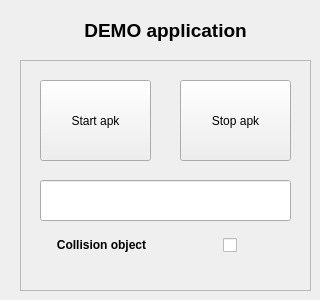
     <widget class="QWidget" name="mode3_3">
      <attribute name="title">
       <string>3</string>
      </attribute>
      <widget class="QLabel" name="label_127">
       <property name="geometry">
        <rect>
         <x>70</x>
         <y>0</y>
         <width>191</width>
         <height>61</height>
        </rect>
       </property>
       <property name="text">
        <string>&lt;html&gt;&lt;head/&gt;&lt;body&gt;&lt;p align=&quot;center&quot;&gt;&lt;span style=&quot; font-size:14pt; font-weight:600;&quot;&gt;DEMO application&lt;/span&gt;&lt;/p&gt;&lt;/body&gt;&lt;/html&gt;</string>
       </property>
      </widget>
      <widget class="QFrame" name="frame_7">
       <property name="geometry">
        <rect>
         <x>20</x>
         <y>60</y>
         <width>291</width>
         <height>231</height>
        </rect>
       </property>
       <property name="frameShape">
        <enum>QFrame::StyledPanel</enum>
       </property>
       <property name="frameShadow">
        <enum>QFrame::Raised</enum>
       </property>
       <widget class="QLineEdit" name="positionControl2_LineEdit">
        <property name="geometry">
         <rect>
          <x>20</x>
          <y>120</y>
          <width>251</width>
          <height>41</height>
         </rect>
        </property>
       </widget>
       <widget class="QPushButton" name="positionControl2_Start_PushButton_3">
        <property name="geometry">
         <rect>
          <x>20</x>
          <y>20</y>
          <width>111</width>
          <height>81</height>
         </rect>
        </property>
        <property name="text">
         <string>Start apk</string>
        </property>
       </widget>
       <widget class="QPushButton" name="positionControl2_Stop_PushButton_3">
        <property name="geometry">
         <rect>
          <x>160</x>
          <y>20</y>
          <width>111</width>
          <height>81</height>
         </rect>
        </property>
        <property name="toolTipDuration">
         <number>-1</number>
        </property>
        <property name="layoutDirection">
         <enum>Qt::LeftToRight</enum>
        </property>
        <property name="text">
         <string>Stop apk</string>
        </property>
       </widget>
       <widget class="QWidget" name="horizontalLayoutWidget_3">
        <property name="geometry">
         <rect>
          <x>20</x>
          <y>170</y>
          <width>251</width>
          <height>31</height>
         </rect>
        </property>
        <layout class="QHBoxLayout" name="horizontalLayout_9">
         <item>
          <widget class="QLabel" name="label_29">
           <property name="text">
            <string>&lt;html&gt;&lt;head/&gt;&lt;body&gt;&lt;p align=&quot;center&quot;&gt;&lt;span style=&quot; font-weight:600;&quot;&gt;Collision object&lt;/span&gt;&lt;/p&gt;&lt;/body&gt;&lt;/html&gt;</string>
           </property>
          </widget>
         </item>
         <item alignment="Qt::AlignHCenter">
          <widget class="QCheckBox" name="positionControl2_collision_checkbox">
           <property name="text">
            <string/>
           </property>
          </widget>
         </item>
        </layout>
       </widget>
      </widget>
     </widget>
